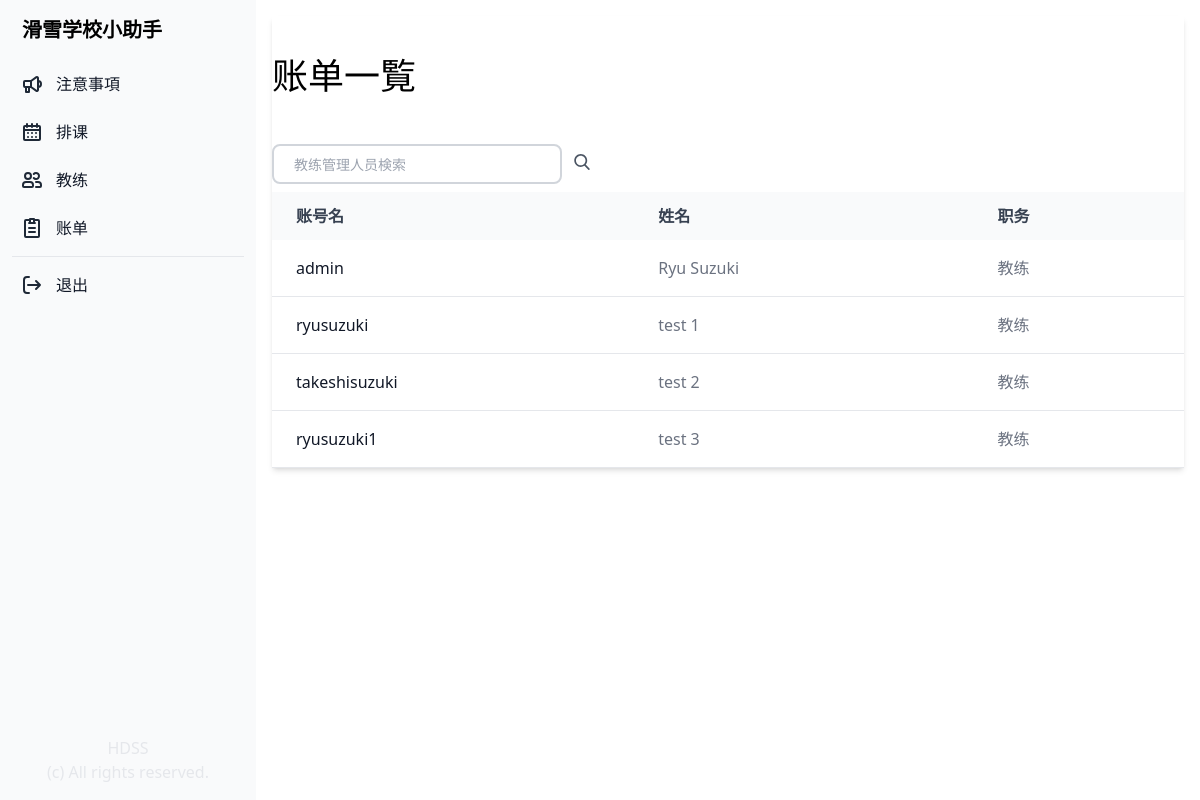
Page /commission/ (signed in) on the earlier database version.
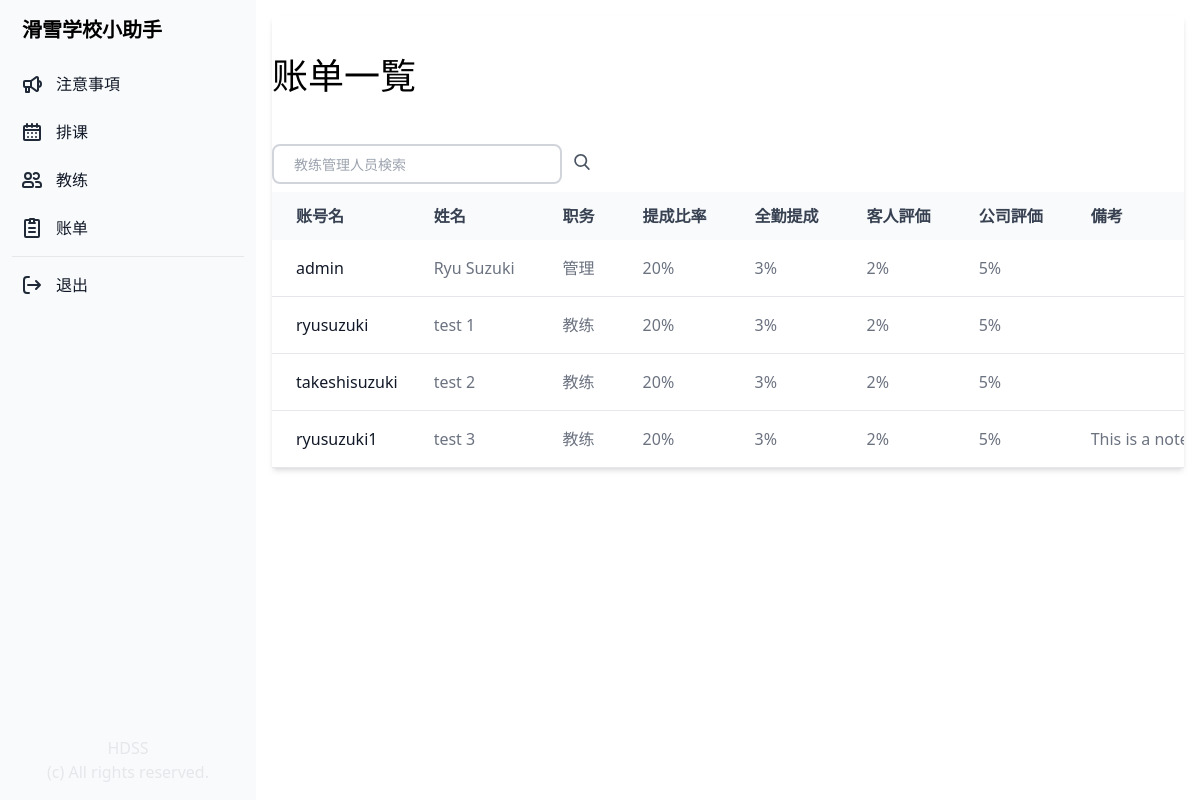
Same page on the later database version.
### manager_app/models.py (models this page shows, shortened)
class Profile(models.Model):
    COLORS = (
        ('#808080', '灰色'),
        ('#ff6961', '赤色'),
        ('#ffb480', '橙色'),
        ('#f8f38d', '黄色'),
        ('#42d6a4', '緑色'),
        ('#08cad1', '水色'),
        ('#59adf6', '青色'),
        ('#9d94ff', '紫色'),
        ('#c780e8', '桃色'),
    )
    TYPE = (
        ('管理', '管理'),
        ('教练', '教练'),
        ('其他', '其他'),
    )
    SKI = (
        ('双板0极', '双板0极'),
        ('双板1级', '双板1级'),
        ('双板2级', '双板2级'),
        ('双板3级', '双板3级'),
        ('双板4级', '双板4级'),
    )
    SNOWBOARD = (
        ('单板0极', '单板0极'),
        ('单板1级', '单板1级'),
        ('单板2级', '单板2级'),
        ('单板3级', '单板3级'),
        ('单板4级', '单板4级'),
    )
    SKI_SYSTEM = (
        ('加拿大', '加拿大'),
        ('新西兰', '新西兰'),
        ('澳洲', '澳洲'),
        ('日本', '日本'),
        ('其他', '其他'),
        ('无', '无'),
    )
    SNOWBOARD_SYSTEM = (
        ('加拿大', '加拿大'),
        ('新西兰', '新西兰'),
        ('澳洲', '澳洲'),
        ('日本', '日本'),
        ('其他', '其他'),
        ('无', '无'),
    )
    YEAR_CHOICES = (
        ('1年', '1年'),
        ('2年', '2年'),
        ('3年', '3年'),
        ('4年', '4年'),
        ('5年以上', '5年以上'),
    )
    FARE_PECENTAGE = (
        ('20%', '20%'),
        ('21.5%', '21.5%'),
        ('23%', '23%'),
        ('24.5%', '24.5%'),
        ('26%', '26%'),
        ('30%', '30%'),
        ('31.5%', '31.5%'),
        ('33%', '33%'),
        ('34.5%', '34.5%'),
        ('36%', '36%'),
        ('40%', '40%'),
        ('41.5%', '41.5%'),
        ('43%', '43%'),
        ('44.5%', '44.5%'),
        ('46%', '46%'),
    )
    FULL_ATTENDANCE = (
        ('3%', '3%'),
        ('0%', '0%'),
    )
    CUSTOMERS_EVALUATION = (
        ('2%', '2%'),
        ('0%', '0%'),
    )
    COMPANY_EVALUATION = (
        ('5%', '5%'),
        ('0%', '0%'),
    )
    user = models.OneToOneField(User, on_delete=models.CASCADE)
    birthday = models.DateField("生年月日", blank=True, null=True)
    color = models.CharField("教练色", max_length=30, choices=COLORS)
    contract_type = models.CharField("职务", max_length=50, choices=TYPE, default='教练')
    fullname = models.CharField("姓名", max_length=20, blank=True)
    phone = models.CharField("電話", max_length=20, blank=True)
    email = models.CharField("邮箱", max_length=50, blank=True)
    wechat = models.CharField("微信", max_length=20, blank=True)
    whatsapp = models.CharField("Whatsapp", max_length=20, blank=True)
    line = models.CharField("LINE", max_length=20, blank=True)
    ski_system = models.CharField("双板体系", max_length=50, choices=SKI_SYSTEM, default='加拿大')
    snowboard_system = models.CharField("单板体系", max_length=50, choices=SNOWBOARD_SYSTEM, default='加拿大')
    ski = models.CharField("级别", max_length=50, choices=SKI, default='双板1级')
    snowboard = models.CharField("级别", max_length=50, choices=SNOWBOARD, default='单板1级')
    accommodation = models.CharField("宿舍", max_length=20, blank=True)
    years_choices = models.CharField("経験年数", choices=YEAR_CHOICES, default='1年')
    fare_percentage = models.CharField("提成比率", max_length=50, choices=FARE_PECENTAGE, default='20%')
    full_attendance = models.CharField("全勤提成", max_length=50, choices=FULL_ATTENDANCE, default='3%')
    customers_evaluation = models.CharField("客人評価", max_length=50, choices=CUSTOMERS_EVALUATION, default='2%')
    company_evaluation = models.CharField("公司評価", max_length=50, choices=COMPANY_EVALUATION, default='5%')
    note = models.CharField("備考", max_length=500, blank=True)
    is_active = models.BooleanField("現役中", default=True)
    date_created = models.DateTimeField("作成日", auto_now_add=True)
    updated_at = models.DateTimeField("更新日", auto_now=True)

### manager_app/views.py (the view)
# urls.py: path('commission/', views.commission, name="commission"),
@login_required(login_url='/login_user/')
def commission(request):
    if request.user.is_authenticated:
        if request.method == "POST":
            keyword = request.POST['keyword']
            profiles = Profile.objects.filter(fullname__contains=keyword).order_by('-date_created')
            return render(request, "commission.html", {"profiles": profiles, "keyword": keyword})
        else:
            profiles = Profile.objects.all()
            lessons = Lesson.objects.all()
            return render(request, "commission.html", { "profiles": profiles, "lessons": lessons })
    else:
        messages.success(request, "请先登录。")
        return redirect("login_user")

### manager_app/templates/commission.html (shortened to what this page needs)
{% extends "base.html" %}
{% block content %}
<div class="p-4 sm:ml-64">
    <div class="relative overflow-x-auto shadow-md">
        <div class="px-auto">
            <h1 class="text-4xl py-10">账单一覧
            </h1>
            <form class="py-2 relative mx-auto text-gray-600" method="post">
                <input class="border-2 border-gray-300 bg-white h-10 px-5 pr-16 rounded-lg text-sm focus:outline-none"
                    type="search" name="keyword" placeholder="教练管理人员検索">
                <button type="submit" class="m-auto px-2">
                </button>
            </form>
        </div>
        <table class="w-full text-normal text-left rtl:text-right text-gray-500 dark:text-gray-400">
            <thead
                class="text-normal text-gray-700 uppercase bg-gray-50 whitespace-nowrap dark:bg-gray-700 dark:text-gray-400">
                <tr>
                    <th scope="col" class="px-6 py-3">
                        账号名
                    </th>
                    <th scope="col" class="px-6 py-3">
                        姓名
                    </th>
                    <th scope="col" class="px-6 py-3">
                        职务
                    </th>
                    {% if request.user.profile.contract_type == "管理" %}
                    <th scope="col" class="px-6 py-3">
                        提成比率
                    </th>
                    <th scope="col" class="px-6 py-3">
                        全勤提成
                    </th>
                    <th scope="col" class="px-6 py-3">
                        客人評価
                    </th>
                    <th scope="col" class="px-6 py-3">
                        公司評価
                    </th>
                    <th scope="col" class="px-6 py-3">
                        備考
                    </th>
                    {% endif %}
                </tr>
            </thead>
            <tbody>
                {% for profile in profiles %}
                {% if profile.is_active == True %}
                <tr class="border-b">
                    <th scope="row" class="pl-6 pr-3 py-4 font-medium whitespace-nowrap text-gray-900">
                        {{ profile.user }}
                    </th>
                    <td class="px-6 py-4 whitespace-nowrap">
                        {{ profile.fullname }}
                    </td>
                    <td class="px-6 py-4 whitespace-nowrap">
                        {{ profile.contract_type }}
                    </td>
                    {% if request.user.profile.contract_type == "管理" %}
                    <td class="px-6 py-4 whitespace-nowrap">
                        {{ profile.fare_percentage }}
                    </td>
                    <td class="px-6 py-4 whitespace-nowrap">
                        {{ profile.full_attendance }}
                    </td>
                    <td class="px-6 py-4 whitespace-nowrap">
                        {{ profile.customers_evaluation }}
                    </td>
                    <td class="px-6 py-4 whitespace-nowrap">
                        {{ profile.company_evaluation }}
                    </td>
                    <td class="px-6 py-4 whitespace-nowrap">
                        {{ profile.note }}
                    </td>
                    {% endif %}
                </tr>
                {% endif %}
                {% endfor %}
            </tbody>
        </table>
    </div>
</div>
{% endblock %}

Differences in the rows shown:
changed Profile "Ryu Suzuki": contract_type "教练" → "管理"; fare_percentage (not shown) → "20%"; full_attendance (not shown) → "3%"; customers_evaluation (not shown) → "2%"; company_evaluation (not shown) → "5%"
shown differently, row unchanged: Profile "test 1": fare_percentage (not shown) → "20%"; full_attendance (not shown) → "3%"; customers_evaluation (not shown) → "2%"; company_evaluation (not shown) → "5%"
shown differently, row unchanged: Profile "test 2": fare_percentage (not shown) → "20%"; full_attendance (not shown) → "3%"; customers_evaluation (not shown) → "2%"; company_evaluation (not shown) → "5%"
shown differently, row unchanged: Profile "test 3": fare_percentage (not shown) → "20%"; full_attendance (not shown) → "3%"; customers_evaluation (not shown) → "2%"; company_evaluation (not shown) → "5%"; note (not shown) → "This is a…"
Other differences:
text now shown: "提成比率 全勤提成 客人評価 公司評価 備考"
